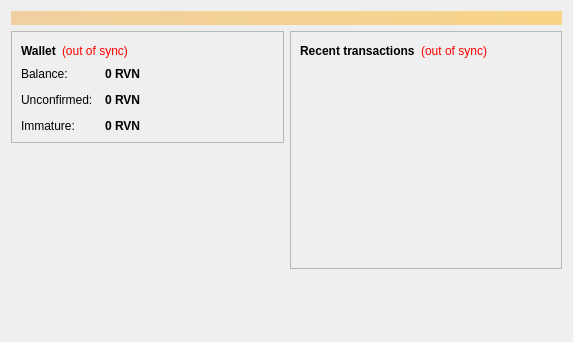
<?xml version="1.0" encoding="UTF-8"?>
<ui version="4.0">
 <class>OverviewPage</class>
 <widget class="QWidget" name="OverviewPage">
  <property name="geometry">
   <rect>
    <x>0</x>
    <y>0</y>
    <width>573</width>
    <height>342</height>
   </rect>
  </property>
  <property name="windowTitle">
   <string>Form</string>
  </property>
  <layout class="QVBoxLayout" name="topLayout">
   <item>
    <widget class="QLabel" name="labelAlerts">
     <property name="visible">
      <bool>false</bool>
     </property>
     <property name="styleSheet">
      <string notr="true">background-color: qlineargradient(x1: 0, y1: 0, x2: 1, y2: 0, stop:0 #F0D0A0, stop:1 #F8D488); color:#000000;</string>
     </property>
     <property name="wordWrap">
      <bool>true</bool>
     </property>
     <property name="margin">
      <number>3</number>
     </property>
    </widget>
   </item>
   <item>
    <layout class="QHBoxLayout" name="horizontalLayout" stretch="1,1">
     <item>
      <layout class="QVBoxLayout" name="verticalLayout_2">
       <item>
        <widget class="QFrame" name="frame">
         <property name="frameShape">
          <enum>QFrame::StyledPanel</enum>
         </property>
         <property name="frameShadow">
          <enum>QFrame::Raised</enum>
         </property>
         <layout class="QVBoxLayout" name="verticalLayout_4">
          <item>
           <layout class="QHBoxLayout" name="horizontalLayout_4">
            <item>
             <widget class="QLabel" name="label_5">
              <property name="font">
               <font>
                <weight>75</weight>
                <bold>true</bold>
               </font>
              </property>
              <property name="text">
               <string>Wallet</string>
              </property>
             </widget>
            </item>
            <item>
             <widget class="QLabel" name="labelWalletStatus">
              <property name="toolTip">
               <string>The displayed information may be out of date. Your wallet automatically synchronizes with the Raven network after a connection is established, but this process has not completed yet.</string>
              </property>
              <property name="styleSheet">
               <string notr="true">QLabel { color: red; }</string>
              </property>
              <property name="text">
               <string notr="true">(out of sync)</string>
              </property>
              <property name="alignment">
               <set>Qt::AlignLeading|Qt::AlignLeft|Qt::AlignVCenter</set>
              </property>
             </widget>
            </item>
            <item>
             <spacer name="horizontalSpacer_2">
              <property name="orientation">
               <enum>Qt::Horizontal</enum>
              </property>
              <property name="sizeHint" stdset="0">
               <size>
                <width>40</width>
                <height>20</height>
               </size>
              </property>
             </spacer>
            </item>
           </layout>
          </item>
          <item>
           <layout class="QFormLayout" name="formLayout_2">
            <property name="fieldGrowthPolicy">
             <enum>QFormLayout::AllNonFixedFieldsGrow</enum>
            </property>
            <property name="horizontalSpacing">
             <number>12</number>
            </property>
            <property name="verticalSpacing">
             <number>12</number>
            </property>
            <item row="0" column="0">
             <widget class="QLabel" name="label">
              <property name="text">
               <string>Balance:</string>
              </property>
             </widget>
            </item>
            <item row="0" column="1">
             <widget class="QLabel" name="labelBalance">
              <property name="font">
               <font>
                <weight>75</weight>
                <bold>true</bold>
               </font>
              </property>
              <property name="cursor">
               <cursorShape>IBeamCursor</cursorShape>
              </property>
              <property name="toolTip">
               <string>Your current balance</string>
              </property>
              <property name="text">
               <string notr="true">0 RVN</string>
              </property>
              <property name="textInteractionFlags">
               <set>Qt::LinksAccessibleByMouse|Qt::TextSelectableByKeyboard|Qt::TextSelectableByMouse</set>
              </property>
             </widget>
            </item>
            <item row="1" column="0">
             <widget class="QLabel" name="label_3">
              <property name="text">
               <string>Unconfirmed:</string>
              </property>
             </widget>
            </item>
            <item row="1" column="1">
             <widget class="QLabel" name="labelUnconfirmed">
              <property name="font">
               <font>
                <weight>75</weight>
                <bold>true</bold>
               </font>
              </property>
              <property name="cursor">
               <cursorShape>IBeamCursor</cursorShape>
              </property>
              <property name="toolTip">
               <string>Total of transactions that have yet to be confirmed, and do not yet count toward the current balance</string>
              </property>
              <property name="text">
               <string notr="true">0 RVN</string>
              </property>
              <property name="textInteractionFlags">
               <set>Qt::LinksAccessibleByMouse|Qt::TextSelectableByKeyboard|Qt::TextSelectableByMouse</set>
              </property>
             </widget>
            </item>
            <item row="2" column="0">
             <widget class="QLabel" name="labelImmatureText">
              <property name="text">
               <string>Immature:</string>
              </property>
             </widget>
            </item>
            <item row="2" column="1">
             <widget class="QLabel" name="labelImmature">
              <property name="font">
               <font>
                <weight>75</weight>
                <bold>true</bold>
               </font>
              </property>
              <property name="toolTip">
               <string>Mined balance that has not yet matured</string>
              </property>
              <property name="text">
               <string notr="true">0 RVN</string>
              </property>
              <property name="textInteractionFlags">
               <set>Qt::LinksAccessibleByMouse|Qt::TextSelectableByKeyboard|Qt::TextSelectableByMouse</set>
              </property>
             </widget>
            </item>
           </layout>
          </item>
         </layout>
        </widget>
       </item>
       <item>
        <spacer name="verticalSpacer">
         <property name="orientation">
          <enum>Qt::Vertical</enum>
         </property>
         <property name="sizeHint" stdset="0">
          <size>
           <width>20</width>
           <height>40</height>
          </size>
         </property>
        </spacer>
       </item>
      </layout>
     </item>
     <item>
      <layout class="QVBoxLayout" name="verticalLayout_3">
       <item>
        <widget class="QFrame" name="frame_2">
         <property name="frameShape">
          <enum>QFrame::StyledPanel</enum>
         </property>
         <property name="frameShadow">
          <enum>QFrame::Raised</enum>
         </property>
         <layout class="QVBoxLayout" name="verticalLayout">
          <item>
           <layout class="QHBoxLayout" name="horizontalLayout_2">
            <item>
             <widget class="QLabel" name="label_4">
              <property name="text">
               <string>&lt;b&gt;Recent transactions&lt;/b&gt;</string>
              </property>
             </widget>
            </item>
            <item>
             <widget class="QLabel" name="labelTransactionsStatus">
              <property name="toolTip">
               <string>The displayed information may be out of date. Your wallet automatically synchronizes with the Raven network after a connection is established, but this process has not completed yet.</string>
              </property>
              <property name="styleSheet">
               <string notr="true">QLabel { color: red; }</string>
              </property>
              <property name="text">
               <string notr="true">(out of sync)</string>
              </property>
              <property name="alignment">
               <set>Qt::AlignRight|Qt::AlignTrailing|Qt::AlignVCenter</set>
              </property>
             </widget>
            </item>
            <item>
             <spacer name="horizontalSpacer">
              <property name="orientation">
               <enum>Qt::Horizontal</enum>
              </property>
              <property name="sizeHint" stdset="0">
               <size>
                <width>40</width>
                <height>20</height>
               </size>
              </property>
             </spacer>
            </item>
           </layout>
          </item>
          <item>
           <widget class="QListView" name="listTransactions">
            <property name="styleSheet">
             <string notr="true">QListView { background: transparent; }</string>
            </property>
            <property name="frameShape">
             <enum>QFrame::NoFrame</enum>
            </property>
            <property name="verticalScrollBarPolicy">
             <enum>Qt::ScrollBarAlwaysOff</enum>
            </property>
            <property name="horizontalScrollBarPolicy">
             <enum>Qt::ScrollBarAlwaysOff</enum>
            </property>
            <property name="selectionMode">
             <enum>QAbstractItemView::NoSelection</enum>
            </property>
           </widget>
          </item>
         </layout>
        </widget>
       </item>
       <item>
        <spacer name="verticalSpacer_2">
         <property name="orientation">
          <enum>Qt::Vertical</enum>
         </property>
         <property name="sizeHint" stdset="0">
          <size>
           <width>20</width>
           <height>40</height>
          </size>
         </property>
        </spacer>
       </item>
      </layout>
     </item>
    </layout>
   </item>
  </layout>
 </widget>
 <resources/>
 <connections/>
</ui>
